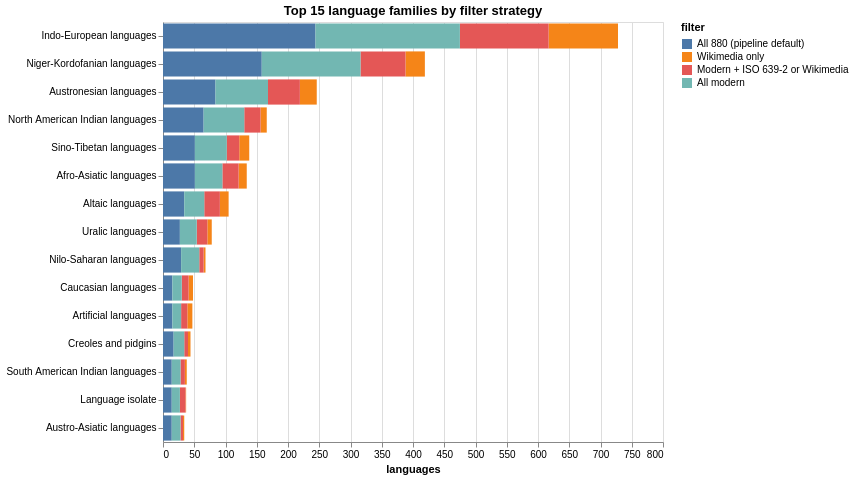

Notebook cell for this chart:
### Markdown cell above
## 1.3 Language Families

Family membership is the primary grouping variable for downstream analysis. Family assignments here are anchored in **ISO 639-5** (the ISO standard for language families/collections, e.g. `ine` Indo-European, `nic` Niger-Kordofanian, `sgn` Sign languages), accessed via CLDR's `languageGroups.json` and supplemented by a manual map plus a JSON fallback for the codes ISO 639-5 doesn't cover. The three sub-sections here document how families distribute across filter strategies, how large individual families are, and where each family assignment came from — with an external cross-check against Glottolog 5.3 at the end.

### Code cell
family_rows = []
for label, mask in filters.items():
    subset = df[mask]
    counts = subset["family_name"].fillna("Unknown / unassigned").value_counts().reset_index()
    counts.columns = ["family", "count"]
    counts["filter"] = label
    family_rows.append(counts)
family_long = pd.concat(family_rows, ignore_index=True)

# Focus on top 15 families across all filters
top_families = (
    family_long.groupby("family")["count"].sum()
    .nlargest(15).index.tolist()
)
plot_df = family_long[family_long["family"].isin(top_families)]

alt.Chart(plot_df).mark_bar().encode(
    x=alt.X("count:Q", title="languages"),
    y=alt.Y("family:N", sort="-x", title=None),
    color=alt.Color("filter:N", sort=list(filters.keys()),
        scale=alt.Scale(scheme="tableau10"), title="filter"),
    xOffset="filter:N",
    tooltip=["filter:N", "family:N", "count:Q"],
).properties(
    width=500, height=420,
    title="Top 15 language families by filter strategy",
)

### Figure 1 — Vega-Lite specification as saved in the notebook (floating-point values rounded to 4 significant figures)
{"config": {"view": {"continuousWidth": 300, "continuousHeight": 300}}, "data": {"name": "data-540c97abb8317f014fa6e69a6795551b"}, "mark": {"type": "bar"}, "encoding": {"color": {"field": "filter", "scale": {"scheme": "tableau10"}, "sort": ["All 880 (pipeline default)", "Wikimedia only", "Modern + ISO 639-2 or Wikimedia", "All modern"], "title": "filter", "type": "nominal"}, "tooltip": [{"field": "filter", "type": "nominal"}, {"field": "family", "type": "nominal"}, {"field": "count", "type": "quantitative"}], "x": {"field": "count", "title": "languages", "type": "quantitative"}, "xOffset": {"field": "filter", "type": "nominal"}, "y": {"field": "family", "sort": "-x", "title": null, "type": "nominal"}}, "height": 420, "title": "Top 15 language families by filter strategy", "width": 500, "$schema": "https://vega.github.io/schema/vega-lite/v6.1.0.json", "datasets": {"data-540c97abb8317f014fa6e69a6795551b": [{"family": "Indo-European languages", "count": 244, "filter": "All 880 (pipeline default)"}, {"family": "Niger-Kordofanian languages", "count": 158, "filter": "All 880 (pipeline default)"}, {"family": "Austronesian languages", "count": 84, "filter": "All 880 (pipeline default)"}, {"family": "North American Indian languages", "count": 65, "filter": "All 880 (pipeline default)"}, {"family": "Afro-Asiatic languages", "count": 51, "filter": "All 880 (pipeline default)"}, {"family": "Sino-Tibetan languages", "count": 51, "filter": "All 880 (pipeline default)"}, {"family": "Altaic languages", "count": 34, "filter": "All 880 (pipeline default)"}, {"family": "Nilo-Saharan languages", "count": 29, "filter": "All 880 (pipeline default)"}, {"family": "Uralic languages", "count": 27, "filter": "All 880 (pipeline default)"}, {"family": "Creoles and pidgins", "count": 17, "filter": "All 880 (pipeline default)"}, {"family": "Caucasian languages", "count": 15, "filter": "All 880 (pipeline default)"}, {"family": "Artificial languages", "count": 15, "filter": "All 880 (pipeline default)"}, {"family": "Language isolate", "count": 14, "filter": "All 880 (pipeline default)"}, {"family": "South American Indian languages", "count": 14, "filter": "All 880 (pipeline default)"}, {"family": "Austro-Asiatic languages", "count": 14, "filter": "All 880 (pipeline default)"}, {"family": "Indo-European languages", "count": 111, "filter": "Wikimedia only"}, {"family": "Niger-Kordofanian languages", "count": 31, "filter": "Wikimedia only"}, {"family": "Austronesian languages", "count": 27, "filter": "Wikimedia only"}, {"family": "Sino-Tibetan languages", "count": 16, "filter": "Wikimedia only"}, {"family": "Altaic languages", "count": 14, "filter": "Wikimedia only"}, {"family": "Afro-Asiatic languages", "count": 13, "filter": "Wikimedia only"}, {"family": "North American Indian languages", "count": 10, "filter": "Wikimedia only"}, {"family": "Artificial languages", "count": 8, "filter": "Wikimedia only"}, {"family": "Caucasian languages", "count": 7, "filter": "Wikimedia only"}, {"family": "Uralic languages", "count": 7, "filter": "Wikimedia only"}, {"family": "Creoles and pidgins", "count": 4, "filter": "Wikimedia only"}, {"family": "South American Indian languages", "count": 3, "filter": "Wikimedia only"}, {"family": "Nilo-Saharan languages", "count": 3, "filter": "Wikimedia only"}, {"family": "Austro-Asiatic languages", "count": 2, "filter": "Wikimedia only"}, {"family": "Language isolate", "count": 1, "filter": "Wikimedia only"}, {"family": "Indo-European languages", "count": 142, "filter": "Modern + ISO 639-2 or Wikimedia"}, {"family": "Niger-Kordofanian languages", "count": 72, "filter": "Modern + ISO 639-2 or Wikimedia"}, {"family": "Austronesian languages", "count": 51, "filter": "Modern + ISO 639-2 or Wikimedia"}, {"family": "Afro-Asiatic languages", "count": 26, "filter": "Modern + ISO 639-2 or Wikimedia"}, {"family": "North American Indian languages", "count": 26, "filter": "Modern + ISO 639-2 or Wikimedia"}, {"family": "Altaic languages", "count": 25, "filter": "Modern + ISO 639-2 or Wikimedia"}, {"family": "Sino-Tibetan languages", "count": 20, "filter": "Modern + ISO 639-2 or Wikimedia"}, {"family": "Uralic languages", "count": 17, "filter": "Modern + ISO 639-2 or Wikimedia"}, {"family": "Caucasian languages", "count": 11, "filter": "Modern + ISO 639-2 or Wikimedia"}, {"family": "Artificial languages", "count": 10, "filter": "Modern + ISO 639-2 or Wikimedia"}, {"family": "Language isolate", "count": 9, "filter": "Modern + ISO 639-2 or Wikimedia"}, {"family": "Nilo-Saharan languages", "count": 7, "filter": "Modern + ISO 639-2 or Wikimedia"}, {"family": "South American Indian languages", "count": 7, "filter": "Modern + ISO 639-2 or Wikimedia"}, {"family": "Creoles and pidgins", "count": 6, "filter": "Modern + ISO 639-2 or Wikimedia"}, {"family": "Austro-Asiatic languages", "count": 4, "filter": "Modern + ISO 639-2 or Wikimedia"}, {"family": "Indo-European languages", "count": 231, "filter": "All modern"}, {"family": "Niger-Kordofanian languages", "count": 158, "filter": "All modern"}, {"family": "Austronesian languages", "count": 84, "filter": "All modern"}, {"family": "North American Indian languages", "count": 65, "filter": "All modern"}, {"family": "Sino-Tibetan languages", "count": 51, "filter": "All modern"}, {"family": "Afro-Asiatic languages", "count": 44, "filter": "All modern"}, {"family": "Altaic languages", "count": 32, "filter": "All modern"}, {"family": "Nilo-Saharan languages", "count": 29, "filter": "All modern"}, {"family": "Uralic languages", "count": 27, "filter": "All modern"}, {"family": "Creoles and pidgins", "count": 17, "filter": "All modern"}, {"family": "Caucasian languages", "count": 15, "filter": "All modern"}, {"family": "Artificial languages", "count": 14, "filter": "All modern"}, {"family": "South American Indian languages", "count": 14, "filter": "All modern"}, {"family": "Austro-Asiatic languages", "count": 14, "filter": "All modern"}, {"family": "Language isolate", "count": 13, "filter": "All modern"}]}}
